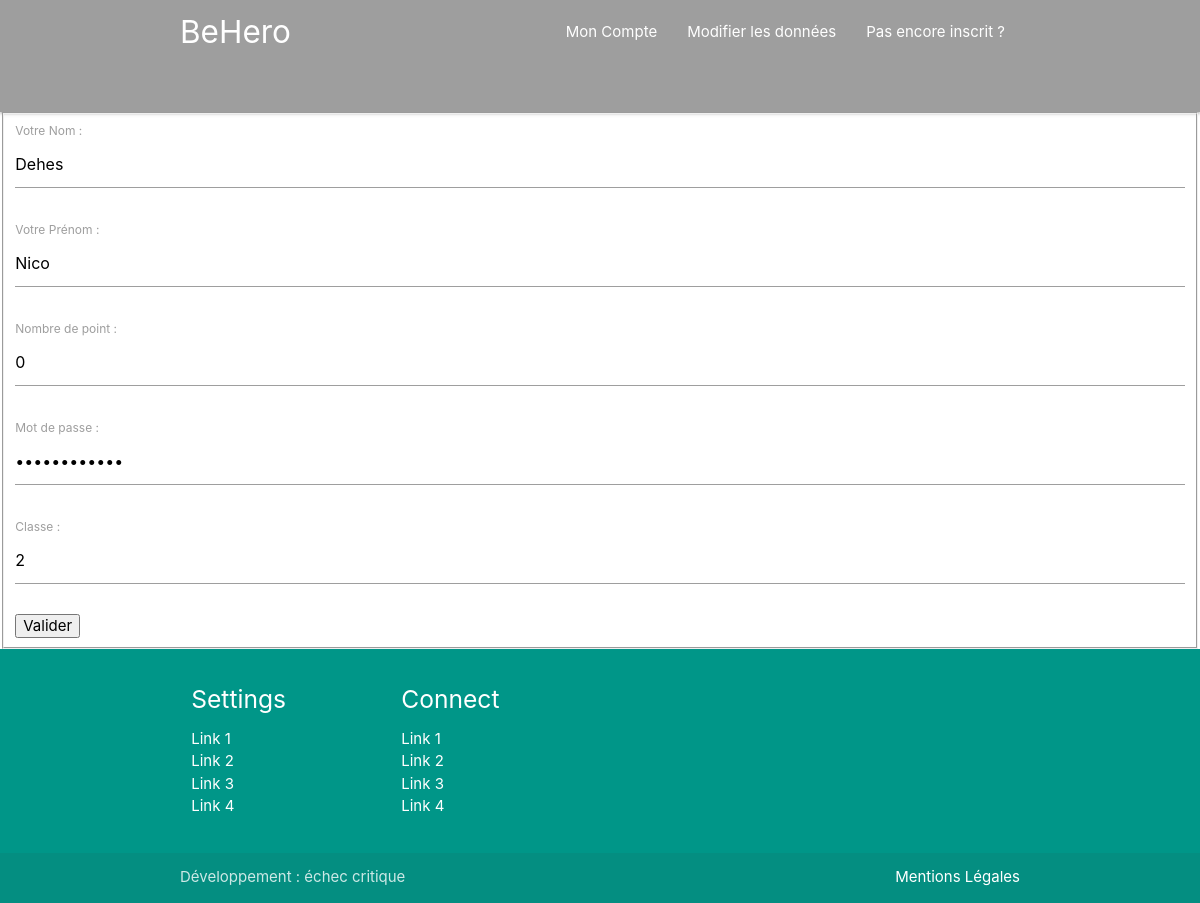
Page /FormUpdate.php?id=2 on the committed database.
### tables this page shows
CREATE TABLE IF NOT EXISTS `eleve` (
  `idE` int(11) NOT NULL AUTO_INCREMENT,
  `NomE` char(50) NOT NULL,
  `PrenomE` char(50) NOT NULL,
  `nbPoint` int(11) NOT NULL DEFAULT '0',
  `password` char(50) NOT NULL,
  `idC` int(11) NOT NULL,
  PRIMARY KEY (`idE`),
  KEY `fk_eleve` (`idC`)
);

### FormUpdate.php (the view, shortened to what this page needs)
<!DOCTYPE html>
<html>
    <?php include'php/head.php'; ?>
    <body>
         <?php include 'php/nav.php';
        try {
            $req = "SELECT * FROM eleve WHERE idE=?";
            $traitement=$connect->prepare($req);
            $traitement->bindParam(1,$_GET['id']);
            $traitement->execute();
            $ligne = $traitement->fetch();
            }
            catch (PDOException $e){
                die($dsn."erreur : ".$e->getMessage());
            }
            ?>
        <form action ="updateEleve.php" method="POST" enctype="multipart/form-data">
            <fieldset>
                <label for='nom'>Votre Nom :</label>
                <input type="text" name="nom" value="<?php echo $ligne['NomE']?>" required/><br><br>
                <label for='prenom'>Votre Prénom : </label>
                <input type="text" name="prenom" value="<?php echo $ligne['PrenomE']?>" required/><br><br>
                <label for='point'>Nombre de point : </label>
                <input type="text" name="point" value="<?php echo $ligne['nbPoint']?>" required/><br><br>
                <label for='password'>Mot de passe : </label>
                <input type="password" name="password" value="<?php echo $ligne['password']?>" required/><br><br>
                <label for='classe'>Classe : </label>
                <input type="text" name="classe" value="<?php echo $ligne['idC']?>" required/><br><br>
                <input type="submit" value="Valider"/>
            </fieldset>
        </form>
         <?php
        include 'php/footer.php';
    ?>
    </body>
</html>

### rows in the picture
eleve: nom "Dehes", prenom "Nico", point "0", classe "2"
